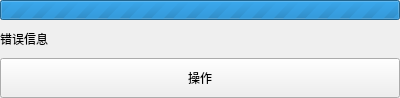
<?xml version="1.0" encoding="UTF-8"?>
<ui version="4.0">
 <class>Status</class>
 <widget class="QWidget" name="Status">
  <property name="geometry">
   <rect>
    <x>0</x>
    <y>0</y>
    <width>400</width>
    <height>89</height>
   </rect>
  </property>
  <property name="windowTitle">
   <string>处理状态</string>
  </property>
  <layout class="QVBoxLayout" name="verticalLayout">
   <property name="spacing">
    <number>10</number>
   </property>
   <property name="leftMargin">
    <number>0</number>
   </property>
   <property name="topMargin">
    <number>0</number>
   </property>
   <property name="rightMargin">
    <number>0</number>
   </property>
   <property name="bottomMargin">
    <number>0</number>
   </property>
   <item>
    <widget class="QProgressBar" name="bar">
     <property name="minimumSize">
      <size>
       <width>0</width>
       <height>20</height>
      </size>
     </property>
     <property name="maximumSize">
      <size>
       <width>16777215</width>
       <height>20</height>
      </size>
     </property>
     <property name="maximum">
      <number>0</number>
     </property>
     <property name="value">
      <number>-1</number>
     </property>
    </widget>
   </item>
   <item>
    <widget class="QLabel" name="message">
     <property name="text">
      <string>错误信息</string>
     </property>
    </widget>
   </item>
   <item>
    <widget class="QPushButton" name="action">
     <property name="minimumSize">
      <size>
       <width>0</width>
       <height>40</height>
      </size>
     </property>
     <property name="maximumSize">
      <size>
       <width>16777215</width>
       <height>40</height>
      </size>
     </property>
     <property name="text">
      <string>操作</string>
     </property>
    </widget>
   </item>
  </layout>
 </widget>
 <resources/>
 <connections/>
</ui>
